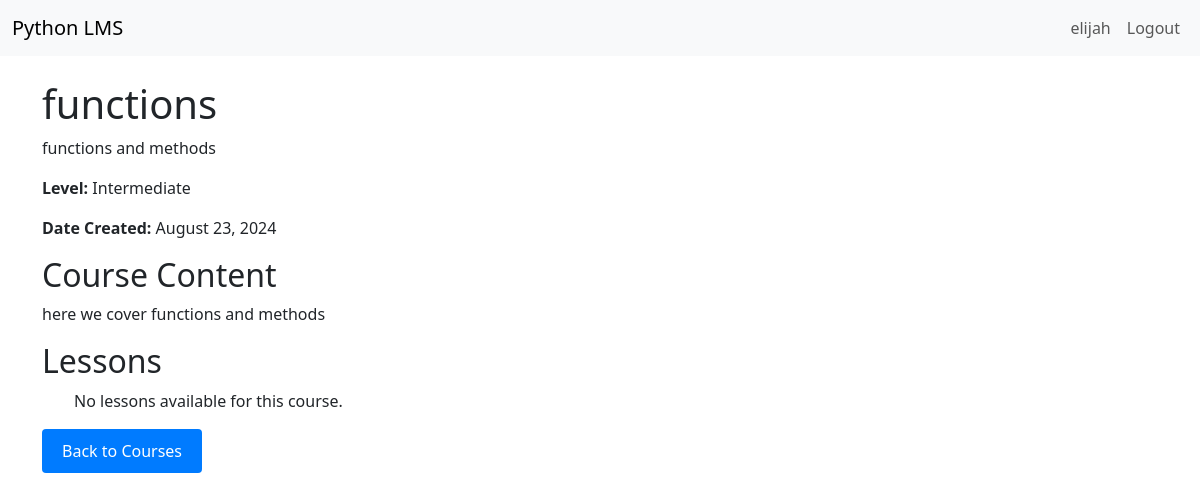
/course/2/ (signed in), run on the app's committed database.
### learning/models.py (models this page shows, shortened)
class Course(models.Model):
    LEVEL_CHOICES = [
        ('beginner', 'Beginner'),
        ('intermediate', 'Intermediate'),
        ('advanced', 'Advanced'),
    ]
    title = models.CharField(max_length=200)
    description = models.TextField()
    content = models.TextField()
    level = models.CharField(max_length=20, choices=LEVEL_CHOICES)
    created_at = models.DateTimeField(auto_now_add=True)

### learning/views.py (the view)
# urls.py: path('course/<int:course_id>/', views.course_detail, name='course_detail'),
@login_required
def course_detail(request, course_id):
    course = get_object_or_404(Course, id=course_id)
    lessons = Lesson.objects.filter(course=course).order_by('order')
    print("courses:{course} lesson:{lesson}")
    print(".......................................")
    context = {
        'course': course,
        'lessons': lessons,
    }
    return render(request, 'course_detail.html', context)

### learning/templates/course_detail.html
{% extends 'base.html' %}
{% block content %}
    <h1>{{ course.title }}</h1>
    <p>{{ course.description }}</p>
    <p><strong>Level:</strong> {{ course.get_level_display }}</p>
    <p><strong>Date Created:</strong> {{ course.created_at|date:"F j, Y" }}</p>
    <h2>Course Content</h2>
    <div>
        {{ course.content|linebreaks }}
    </div>
    <h2>Lessons</h2>
    <ol>
    {% for lesson in course.lessons.all %}
        <li><a href="{% url 'lesson_detail' course.id lesson.id %}">{{ lesson.title }}</a></li>
    {% empty %}
        <p>No lessons available for this course.</p>
    {% endfor %}
    </ol>
    <a href="{% url 'course_list' %}">
        <button type="button" style="padding: 10px 20px; background-color: #007bff; color: white; border: none; border-radius: 4px; cursor: pointer;">
            Back to Courses
        </button>
    </a>
{% endblock %}

### learning/templates/base.html (shortened to what this page needs)
<!DOCTYPE html>
<html lang="en">
<head>
    <link href="https://cdn.jsdelivr.net/npm/bootstrap@5.3.0/dist/css/bootstrap.min.css" rel="stylesheet">
</head>
<body>
    <nav class="navbar navbar-expand-lg navbar-light bg-light">
        <div class="container-fluid">
            <a class="navbar-brand" href="{% url 'course_list' %}">Python LMS</a>
            <div class="collapse navbar-collapse">
                <ul class="navbar-nav ms-auto">
                    {% if user.is_authenticated %}
                        <li class="nav-item">
                            <a class="nav-link" href="#">{{ user.username }}</a>
                        </li>
                        <li class="nav-item">
                            <a class="nav-link" href="{% url 'logout' %}">Logout</a>
                        </li>
                    {% endif %}
                </ul>
            </div>
        </div>
    </nav>
    <div class="container mt-4">
        {% block content %}
        {% endblock %}
    </div>
</body>
</html>

### data on the page
Course: title "functions", description "functions and methods", level "Intermediate", created_at "August 23, 2024", content "here we cover functions and methods"

### other printed values
{{ user.username }} "elijah"
